Frame 1 (no input): blank canvas, image omitted
Frame 60 (the mouse pressed at the canvas centre just before this capture): blank canvas, image omitted
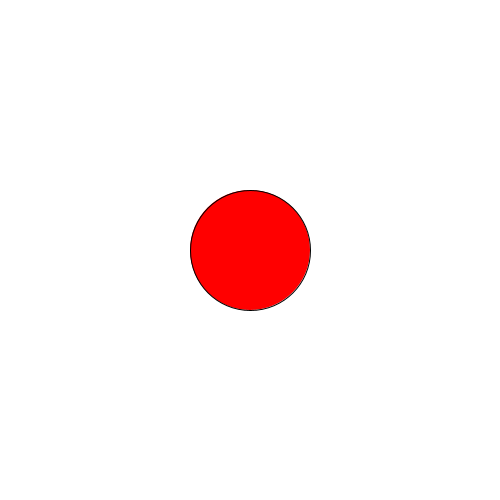
Frame 120 (the mouse held since frame 60 and released just before this capture)

The Processing sketch whose frames 1 and 60 were blank and that drew this single picture after the mouse press (run headless with seeded random() and noise(); from frame 60 on, the mouse is pressed at the canvas centre):

// Processing sketch: sketch_200513d
// ── sketch_200513d.pde
int r;

void setup() {
  size(500, 500);
  r = 0;
}

void draw() {
  r = r + 1;
  background(255);
  
  if(mousePressed) {
    fill(255,0,0);
    ellipse(mouseX, mouseY, r, r);
  }
  else {
    fill(255);
    ellipse(mouseX, mouseY, r, r);
  }
}
